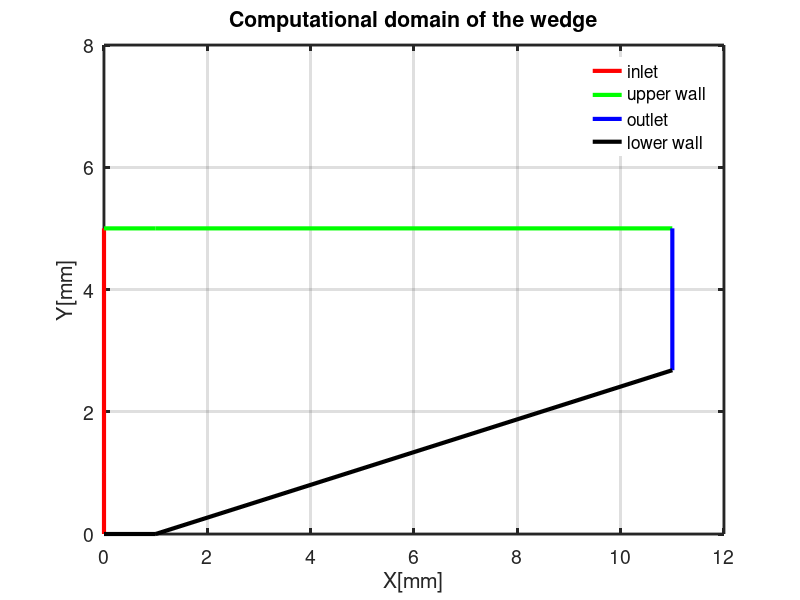

The MATLAB source for this figure:
% inlet
x_1 = [0 0 0];
y_1 = [0 1 5];
% upper wall
x_2 = [0 1 11];
y_2 = [5 5 5];
% outlet
x_3 = [11 11 ];
y_3 = [5 2.68];

% lower wall
x_4 = [11 1 0];
y_4 = [2.68 0 0];


##% read coolprop inviscid model
##cp = dlmread('coolprop.csv','',1,0);
##cp_x = cp(:,5);
##cp_p = cp(:,2);
##cp_m = cp(:,1);

% plot comparison
figure(1)
plot(x_1, y_1,'r',"linewidth", 3);
hold on
grid on
plot(x_2, y_2,'g',"linewidth", 3);
hold on
grid on
plot(x_3, y_3,'b',"linewidth", 3);
hold on
grid on
plot(x_4, y_4,'k',"linewidth", 3);
hold on
grid on

xlabel('X[mm]')
ylabel('Y[mm]')
title('Computational domain of the wedge')
legend boxoff
set(gca, "linewidth", 2, "fontsize", 14);
axis ([0 12 0 8])
legend("inlet","upper wall","outlet","lower wall")

